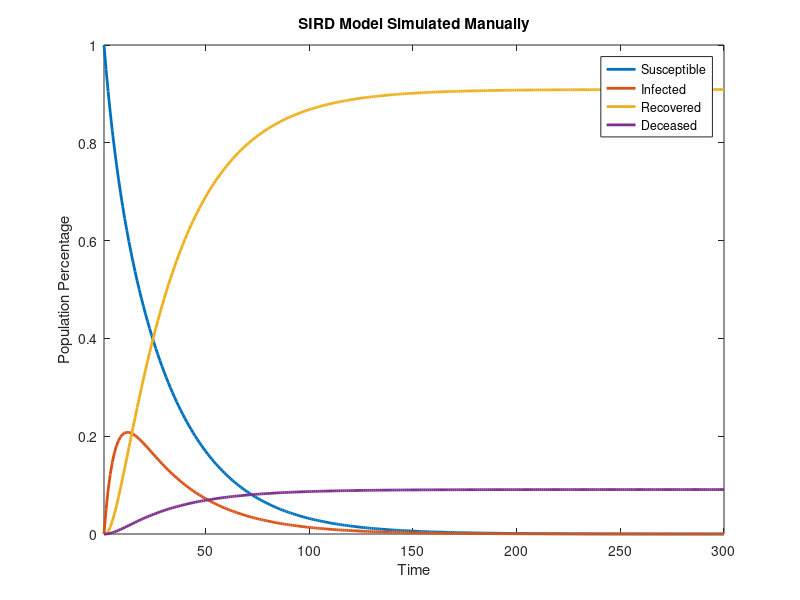
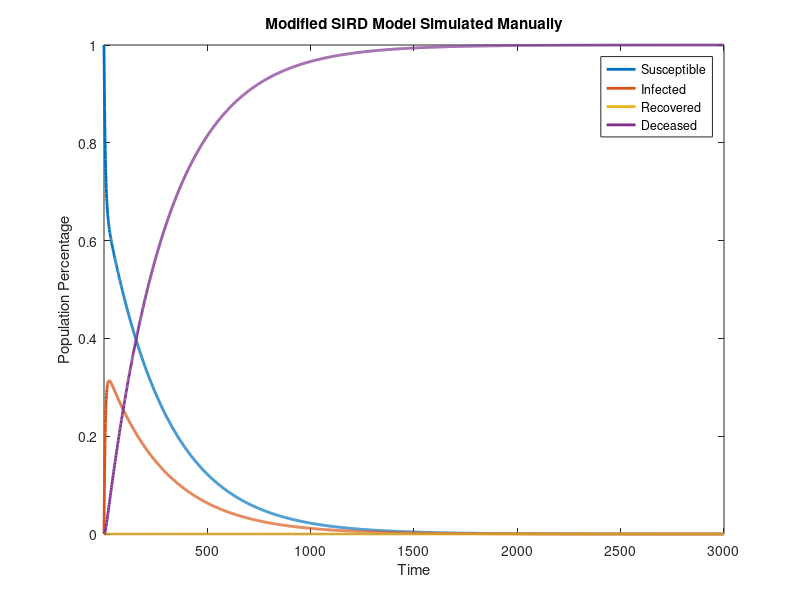

Write MATLAB code to recreate these figures, in order.
% simulating the SIRD model from scratching w/o using pre-packaged MATLAB
% functions e.g. "lsim" and "ss"

x = [1, 0, 0, 0]'; % begin with the entire population susceptible

% define matrix elements outside the matrix for purposes of simpler
% modification
ss = 0.95;
si = 0.04;
sr = 0;
sd = 0;
is = 0.05;
ii = 0.85;
ir = 0;
id = 0;
rs = 0;
ri = 0.1;
rr = 1;
rd = 0;
ds = 0;
di = 0.01;
dr = 0;
dd = 1;

A = [ss, si, sr, sd; is, ii, ir, id; rs, ri, rr, rd; ds, di, dr, dd];

Y = x; % day 1
for i = 2:300 % days 2 to convergence
    x = A * x;
    Y = [Y, x];
end

plot(Y', 'LineWidth', 2);
axis tight;
title('SIRD Model Simulated Manually');
legend('Susceptible', 'Infected', 'Recovered', 'Deceased');
xlabel('Time');
ylabel('Population Percentage');

% re-simulating the SIRD model but re-infections are possible i.e. all
% recovered individuals immediately become susceptible again; model is
% simplified to neglect the period of immunization between initial
% infection and later re-infections i.e. an individual is susceptible again
% immediately after recovery (everyone will die eventually as a result)

x = [1, 0, 0, 0]'; % again, begin with the entire population susceptible

ss = 0.95;
si = 0.09;
sr = 0;
sd = 0;
is = 0.05;
ii = 0.9;
ir = 0;
id = 0;
rs = 0;
ri = 0;
rr = 0;
rd = 0;
ds = 0;
di = 0.01;
dr = 0;
dd = 1;

A = [ss, si, sr, sd; is, ii, ir, id; rs, ri, rr, rd; ds, di, dr, dd];

Y = x; % day 1
for i = 2:3000 % days 2 to convergence
    x = A * x;
    Y = [Y, x];
end

figure;
plot(Y', 'LineWidth', 2);
axis tight;
title('Modified SIRD Model Simulated Manually');
legend('Susceptible', 'Infected', 'Recovered', 'Deceased');
xlabel('Time');
ylabel('Population Percentage');

% Compared to the output of the manual implementation of the SIRD model in
% part1.m, implementation via pre-packaged MATLAB functions such as "lsim"
% and "ss" in base_sir.m are both concise and easy to modify different
% parameters. For example, changing a few values of lsim from the original

% lsim(sys_sir_base, zeros(1000, 1), linspace(0, 999, 1000), x0);

% to the current

% lsim(sys_sir_base, zeros(300, 1), linspace(0, 299, 300), x0);

% simulates the model in only 300 days instead of 1000, which is already
% sufficient given that the SIRD values graphically converge by the time
% 300 days have elapsed.

% The two methods require different approaches (pre-packaged functions vs.
% manually but arrive at the same result.